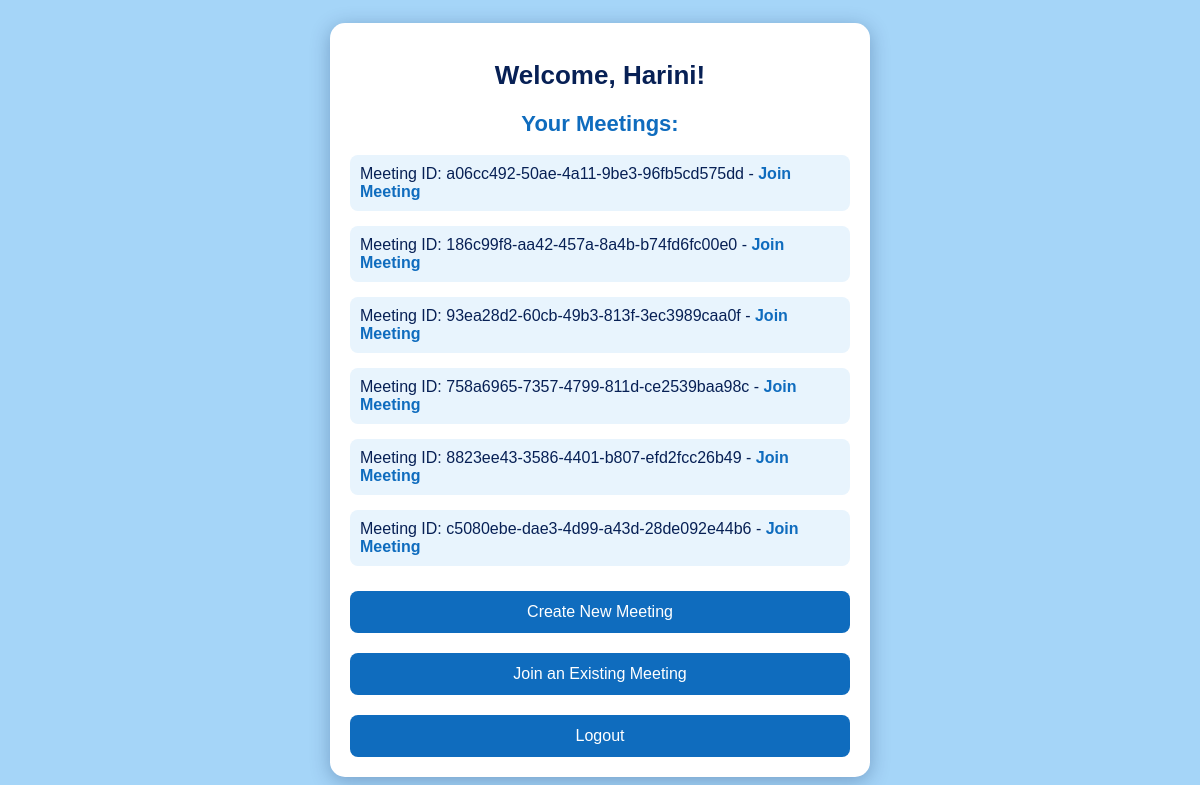
The page /dashboard (signed in) on the database its author committed.
### school/meet.py (models this page shows, shortened)
class Register(db.Model):
    id = db.Column(db.Integer, primary_key=True)
    email = db.Column(db.String(50), unique=True, nullable=False)
    first_name = db.Column(db.String(50), nullable=False)
    last_name = db.Column(db.String(50), nullable=False)
    username = db.Column(db.String(20), unique=True, nullable=False)
    password = db.Column(db.String(128), nullable=False)

class Meeting(db.Model):
    id = db.Column(db.Integer, primary_key=True)
    room_id = db.Column(db.String(50), unique=True, nullable=False)
    host_id = db.Column(db.Integer, db.ForeignKey('register.id'), nullable=False)
    host = db.relationship('Register', backref='meetings', lazy=True)

### school/meet.py (the view)
@meet_bp.route("/dashboard")
@login_required
def dashboard():
    meetings = Meeting.query.filter_by(host_id=current_user.id).all()
    return render_template("dashboard.html", meetings=meetings, first_name=current_user.first_name)

### school/meet.py (called while the page is built)
@login_manager.user_loader
def load_user(user_id):
    return Register.query.get(int(user_id))

### templates/dashboard.html (shortened to what this page needs)
<!DOCTYPE html>
<html lang="en">
<head>
</head>
<body>
    <div class="container">
        <h1>Welcome, {{ first_name }}!</h1>
        <div class="dashboard">
            <h2>Your Meetings:</h2>
            <ul class="meeting-list">
                {% for meeting in meetings %}
                    <li>Meeting ID: {{ meeting.room_id }} -
                        <a href="{{ url_for('meet.meeting', room_id=meeting.room_id) }}" class="link">Join Meeting</a>
                    </li>
                {% endfor %}
            </ul>
            <form action="{{ url_for('meet.create_meeting') }}" method="POST">
                <button type="submit" class="btn">Create New Meeting</button>
            </form>
            <form action="{{ url_for('meet.join') }}" method="GET" style="margin-top: 10px;">
                <button type="submit" class="btn">Join an Existing Meeting</button>
            </form>
            <form action="{{ url_for('meet.logout') }}" method="POST" style="margin-top: 10px;">
                <button type="submit" class="btn">Logout</button>
            </form>
        </div>
    </div>
</body>
</html>

### templates/dashboard.html (style rules this page uses)
body { font-family: 'Arial', sans-serif; background-color: #a5d5f8; margin: 0; padding: 0; display: flex; justify-content: center; align-items: center; height: 100vh; color: #072055; }
.container { max-width: 500px; width: 100%; background-color: white; padding: 20px; border-radius: 15px; box-shadow: 0 4px 20px rgba(7, 32, 85, 0.3); text-align: center; }
h1 { margin-bottom: 10px; font-size: 26px; color: #072055; }
h2 { margin-top: 20px; font-size: 22px; color: #0f6cbe; }
.meeting-list { list-style-type: none; padding: 0; margin: 0; text-align: left; }
.meeting-list li { margin: 15px 0; padding: 10px; background-color: #e8f4fd; color: #072055; border-radius: 8px; transition: background-color 0.3s; }
.link { color: #0f6cbe; text-decoration: none; font-weight: bold; }
.btn { background-color: #0f6cbe; color: white; padding: 12px 20px; border: none; border-radius: 8px; cursor: pointer; width: 100%; margin-top: 10px; font-size: 16px; transition: background-color 0.3s, transform 0.2s; }
.dashboard { margin-top: 20px; }

### rows shown on the page
Register: first_name "Harini"
Meeting: room_id "a06cc492-50ae-4a11-9be3-96fb5cd575dd"
Meeting: room_id "186c99f8-aa42-457a-8a4b-b74fd6fc00e0"
Meeting: room_id "93ea28d2-60cb-49b3-813f-3ec3989caa0f"
Meeting: room_id "758a6965-7357-4799-811d-ce2539baa98c"
Meeting: room_id "8823ee43-3586-4401-b807-efd2fcc26b49"
Meeting: room_id "c5080ebe-dae3-4d99-a43d-28de092e44b6"
